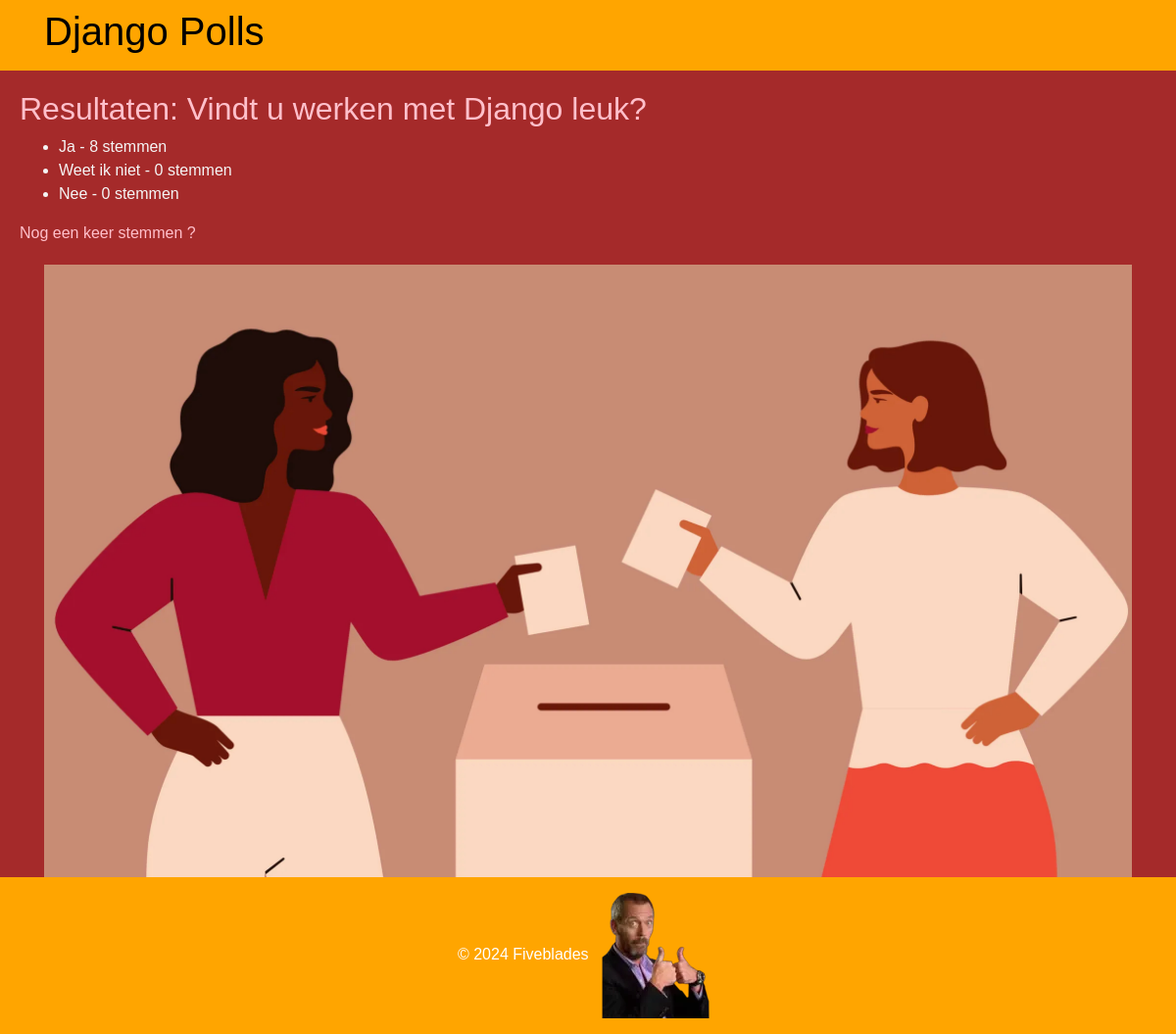
Before: /1/results/ with the older database file.
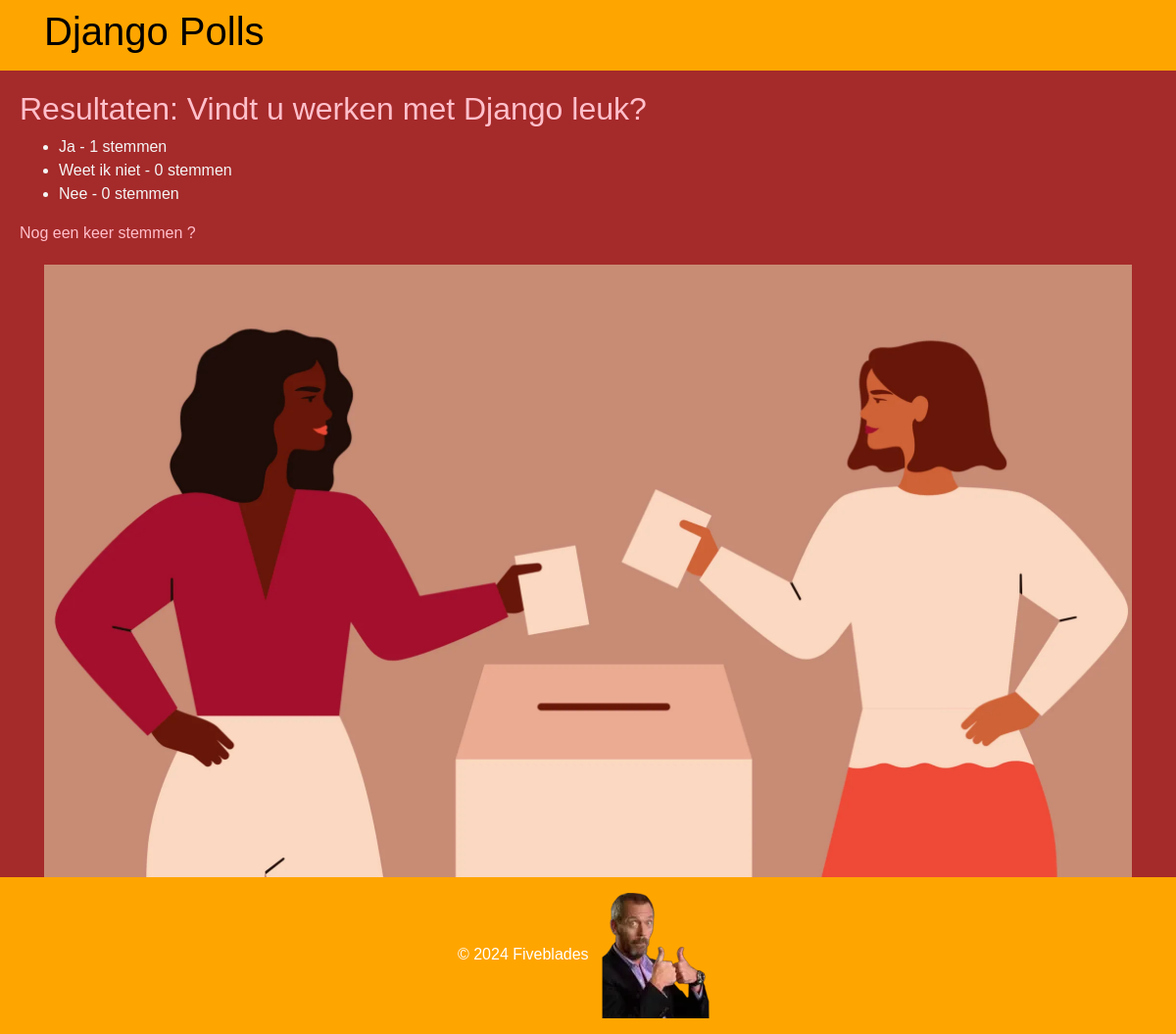
After: the same page with the newer database file.
### polls/models.py (models this page shows)
class Poll(models.Model):
    question = models.CharField(max_length=200)
    pub_date = models.DateTimeField('date published')
    def was_published_recently(self):
        now = timezone.now()
        return now - datetime.timedelta(days=1) <= self.pub_date <= now
    was_published_recently.admin_order_field = 'pub_date'
    was_published_recently.boolean = True
    was_published_recently.short_description = 'Published recently?'

class Choice(models.Model):
    poll = models.ForeignKey(Poll, on_delete=models.CASCADE)
    choice_text = models.CharField(max_length=100)
    votes = models.IntegerField(default=0)

### polls/views.py (the view)
# urls.py: path('<int:poll_id>/results/', views.results, name='results'),
def results(request, poll_id):
    poll = get_object_or_404(Poll, pk=poll_id)
    return render(request, 'polls/results.html', {'poll': poll})

### polls/templates/polls/results.html (shortened to what this page needs)
{% extends 'polls/base.html' %}
{% block content %}
    <h2>Resultaten: {{ poll.question }}</h2>
    <ul>
        {% for choice in poll.choice_set.all %}
            <li>{{ choice.choice_text }} - {{ choice.votes }} stemmen</li>
        {% endfor %}
    </ul>
    <a class="link" href="{% url 'polls:detail' poll.id %}">Nog een keer stemmen ?</a>
{% endblock %}

### polls/templates/polls/base.html (shortened to what this page needs)
{% load static %}
<!DOCTYPE html>
<html lang="nl">
<head>
        <link rel="stylesheet" href="https://stackpath.bootstrapcdn.com/bootstrap/4.5.2/css/bootstrap.min.css">
        <link rel="stylesheet" href="{% static 'css/stijl.css' %}">
</head>
<body>
    <header class="navbar navbar-expand-lg navbar-black bg-orange">
        <div class="container">
            <h1><a href="{% url 'polls:index' %}">Django Polls</a></h1>
        </div>
    </header>
    <main>
        {% block content %}
        {% endblock %}
    </main>
    <div class="container text-center">
        <img src="{% static 'images/stem.jpg' %}" class="img-fluid" alt="stem">
    </div>
    <footer class="footer mt-auto py-3 bg-orange text-white">
        <div class="container text-center">
            <span>© 2024 Fiveblades
                <img src="{% static 'images/works.png' %}">
            </span>
        </div>
    </footer>
</body>
</html>

### static/css/stijl.css (style rules this page uses)
body { font-family: Arial, sans-serif; margin: 0; padding: 0; display: flex; flex-direction: column; min-height: 100vh; background-color: brown; }
header { background-color: orange; color: white; padding: 20px; text-align: center; }
main { flex: 1; padding: 20px; background-color: brown; }
footer { background-color: orange; color: orange; text-align: center; padding: 10px; }
h2 { color: pink }
ul { color: white }
li { color: whitesmoke }
.link { color: pink }
h1 a { color: black }

Changed rows visible on the page:
changed Choice "Ja": votes "8" → "1"
